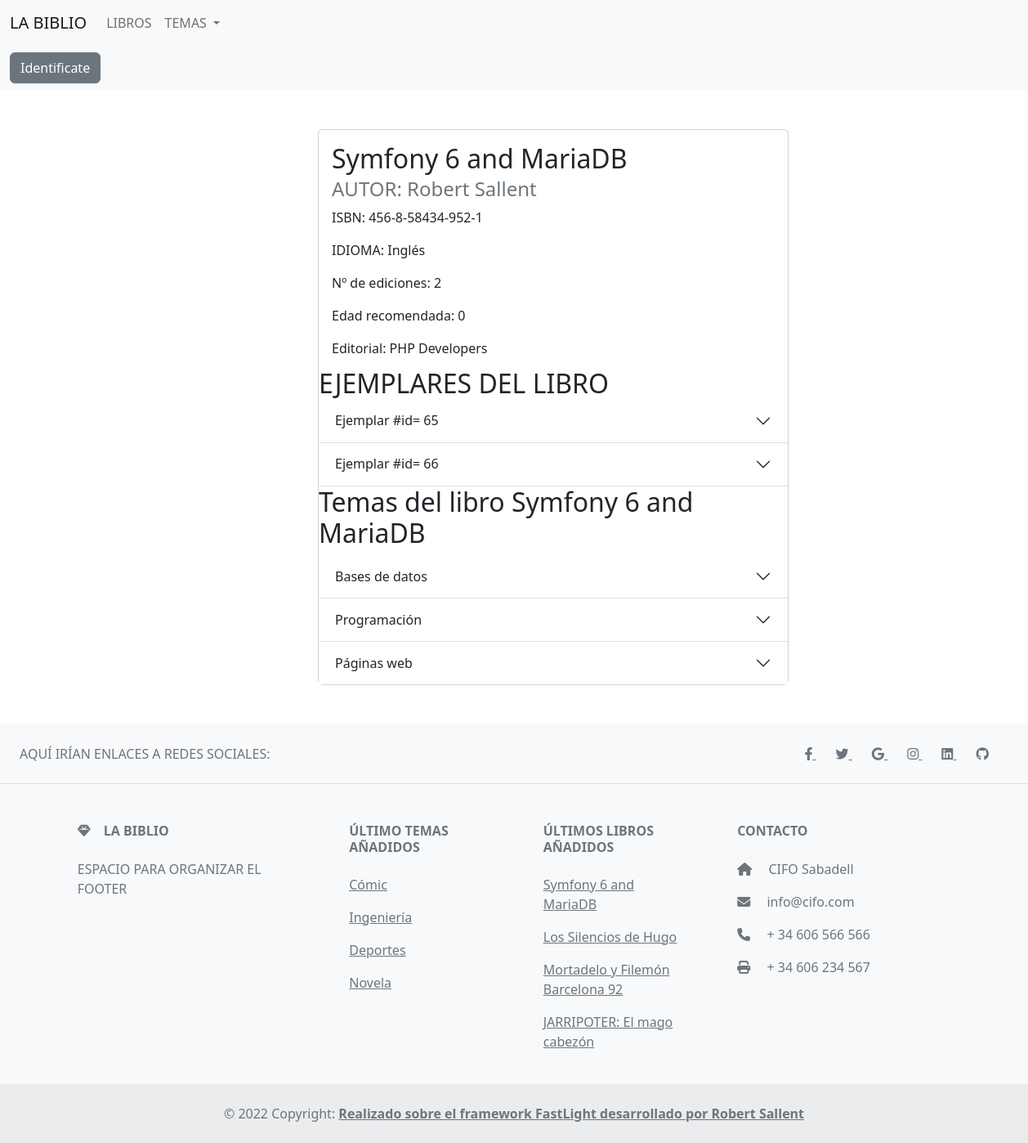
The page /libro/show/30 on the database its author committed.
### tables this page shows
CREATE TABLE libros (
  id INT(11) NOT NULL AUTO_INCREMENT PRIMARY KEY,
  isbn CHAR(17) NOT NULL UNIQUE KEY,
  titulo VARCHAR(64) NOT NULL,
  editorial VARCHAR(64) NOT NULL,
  idioma VARCHAR(64) NOT NULL DEFAULT 'Castellano',
  autor VARCHAR(256) NOT NULL,
  ediciones INT(11) NOT NULL DEFAULT 1,
  edadrecomendada INT DEFAULT 0
);

CREATE TABLE ejemplares (
  id INT(11) NOT NULL AUTO_INCREMENT PRIMARY KEY,
  idlibro INT(11) NOT NULL,
  anyo INT(11) NOT NULL COMMENT 'Año de edición',
  edicion INT(11) NOT NULL DEFAULT 1 COMMENT 'Número de edición',
  precio FLOAT NOT NULL DEFAULT 0,

   
  FOREIGN KEY (idlibro) REFERENCES libros(id) 
	ON UPDATE CASCADE ON DELETE CASCADE
);

CREATE TABLE temas (
  id INT(11) NOT NULL AUTO_INCREMENT PRIMARY KEY,
  tema VARCHAR(256) NOT NULL,
  descripcion TEXT NOT NULL
);

### views/libro/detalles.php (the view, shortened to what the rows shown need)
<?php
Basic::getHead('TODOS LOS LIBROS');
?>
<div class="container-fluid m-5">
    <div class="card mx-auto" style="width: 36rem;">
        <div class="card-body">
            <h2 class="card-title h2"><?php echo "$libro->titulo"; ?></h2>
            <h4 class="card-subtitle mb-2 text-muted h4">AUTOR: <?php echo "$libro->autor" ?></h4>
            <p class="card-text">ISBN: <?php echo "$libro->isbn " ?>
            <p class="card-text">IDIOMA: <?php echo "$libro->idioma" ?></p>
            <p class="card-text">Nº de ediciones: <?php echo "$libro->ediciones" ?></p>
            <p class="card-text">Edad recomendada: <?php echo "$libro->edadrecomendada" ?></p>
            <p class="card-text">Editorial: <?php echo "$libro->editorial" ?></p>
        </div>
        <?php
        if ($ejemplares) {
            echo "<h2 class='card-subtitle h2'>EJEMPLARES DEL LIBRO</h2>";
            echo "<div class='accordion accordion-flush' id='accordionFlushExample'>";
            foreach ($ejemplares as $ejemplar) {
                $ejemplar->getEstadoEjemplar($ejemplar->id);
                echo "<div class='accordion-item'>
                <h2 class='accordion-header' id='flush-heading$ejemplar->edicion$ejemplar->id'>
                    <button class='accordion-button collapsed' type='button' data-bs-toggle='collapse' data-bs-target='#flush-collapse$ejemplar->edicion$ejemplar->id' aria-expanded='false' aria-controls='flush-collapse$ejemplar->edicion$ejemplar->id'>
                        Ejemplar #id= $ejemplar->id
                    </button>
                    <div class='modal fade' id='destroyEjemplar$ejemplar->id' tabindex='-1' aria-labelledby='destroyEjemplarLabel' aria-hidden='true'>
                        <div class='modal-dialog'>
                        <div class='modal-content'>
                            <div class='modal-header'>
                            <h5 class='modal-title' id='destroyEjemplarLabel$ejemplar->id'>Vas a borrar el ejemplar # $ejemplar->id del libro $libro->titulo </h5>
                            <button type='button' class='btn-close' data-bs-dismiss='modal' aria-label='Close'></button>
                            </div>
                            <div class='modal-body'>
                            <h5 class='modal-title' id='destroyEjemplarLabel$ejemplar->id'>Esta acción es irreversible, ¿estás seguro? </h5>
                            <form action='/ejemplar/destroy/$ejemplar->id' method='post' onsubmit='alertToast();'>
                                <input type='hidden' class='form-control' name='id' value='$ejemplar->id' >
                            </div>
                            <div class='modal-footer'>
                                <button type='button' class='btn btn-secondary' data-bs-dismiss='modal'>Cerrar</button>
                                <button type='submit' class='btn btn-danger mx-auto' data-bs-toggle='modal' data-bs-target='#destroyEjemplar$ejemplar->id'>BORRAR EJEMPLAR</button>
                            </div>
                            </form>
                        </div>
                        </div>
                    </div>
                </h2>
                <div id='flush-collapse$ejemplar->edicion$ejemplar->id' class='accordion-collapse collapse' aria-labelledby='flush-heading$ejemplar->edicion$ejemplar->id' data-bs-parent='#accordionFlushExample'>
                    <div class='accordion-body'>Precio: <code>$ejemplar->precio €</code> Año: $ejemplar->anyo Edición: $ejemplar->edicion </div>";
                echo "</div>
            </div>";
            }
        } else {
            echo "<h3>No tenemos ejemplares de este Libro</h3>";
        }
        ?>
        <h2 class="h2">Temas del libro <?php echo "$libro->titulo" ?></h2>
        <?php
        if ($temasLibro) {
            echo "<div class='accordion accordion-flush' id='accordionFlushExample'>";
            foreach ($temasLibro as $temaLibro) {
                echo "<div class='accordion-item'>
                <h2 class='accordion-header' id='flush-heading$temaLibro->id'>
                    <button class='accordion-button collapsed' type='button' data-bs-toggle='collapse' data-bs-target='#flush-collapse$temaLibro->id' aria-expanded='false' aria-controls='flush-collapse$temaLibro->id'>
                    $temaLibro->tema
                </button>
                </h2>
                <div id='flush-collapse$temaLibro->id' class='accordion-collapse collapse' aria-labelledby='flush-heading$temaLibro->id' data-bs-parent='#accordionFlushExample'>
                    <div class='accordion-body'>Descripción: $temaLibro->descripcion </div>
                </div>
            </div>";
            }
        } else {
            echo "No tenemos Temas de este Libro";
        }
        ?>
    </div>
</div>
</div>
</div>
<?php
Basic::getFooter();
?>

### templates/Basic.php (shortened to what the rows shown need)
<?php
class Basic {
    public static function getHead( $page = ''){ ?>
              <!DOCTYPE html>
                <html lang='es'>
                    <head>
                        <link href="https://cdn.jsdelivr.net/npm/bootstrap@5.2.1/dist/css/bootstrap.min.css" rel="stylesheet">
                        <link rel="stylesheet" type="text/css" href="https://cdn.datatables.net/1.12.1/css/jquery.dataTables.css">
                        <link rel="stylesheet" href="https://cdnjs.cloudflare.com/ajax/libs/font-awesome/6.2.0/css/all.min.css" />
                    </head>
                    <body>
    <?php
    }
    public static function getHeader(){?>
    <?php }
    public static function getFooter( ){
        echo '
        <footer class="text-center text-lg-start bg-light text-muted">
          <section class="d-flex justify-content-center justify-content-lg-between p-4 border-bottom">
            <div class="me-5 d-none d-lg-block">
              <span>AQUÍ IRÍAN ENLACES A REDES SOCIALES:</span>
            </div>
            <div>
              <a href="" class="me-4 text-reset">
                <i class="fab fa-facebook-f"></i>
              </a>
              <a href="" class="me-4 text-reset">
                <i class="fab fa-twitter"></i>
              </a>
              <a href="" class="me-4 text-reset">
                <i class="fab fa-google"></i>
              </a>
              <a href="" class="me-4 text-reset">
                <i class="fab fa-instagram"></i>
              </a>
              <a href="" class="me-4 text-reset">
                <i class="fab fa-linkedin"></i>
              </a>
              <a href="" class="me-4 text-reset">
                <i class="fab fa-github"></i>
              </a>
            </div>
          </section>
          <section class="">
            <div class="container text-center text-md-start mt-5">
              <div class="row mt-3">
                <div class="col-md-3 col-lg-4 col-xl-3 mx-auto mb-4">
                  <h6 class="text-uppercase fw-bold mb-4">
                    <i class="fas fa-gem me-3"></i>LA BIBLIO
                  </h6>
                  <p>
                   ESPACIO PARA ORGANIZAR EL FOOTER
                  </p>
                </div>
                <div class="col-md-2 col-lg-2 col-xl-2 mx-auto mb-4">
                  <h6 class="text-uppercase fw-bold mb-4">
                    ÚLTIMO TEMAS AÑADIDOS
                  </h6>';
                  $temas = Tema::getFourLastAdded();
                  foreach ($temas as $tema){
                    echo "<p>
                            <a href='/libro/tema/$tema->id' class='text-reset'>$tema->tema</a>
                          </p>";
                  }
                  echo '
                </div>
                <div class="col-md-3 col-lg-2 col-xl-2 mx-auto mb-4">
                  <h6 class="text-uppercase fw-bold mb-4">
                    ÚLTIMOS LIBROS AÑADIDOS
                  </h6>'
                  ;
                  $libros = Libro::getFourLastAdded();
                  foreach ($libros as $libro){
                    echo "<p>
                            <a href='/libro/show/$libro->id' class='text-reset'>$libro->titulo</a>
                          </p>";
                  }
                  echo '
                </div>
                <div class="col-md-4 col-lg-3 col-xl-3 mx-auto mb-md-0 mb-4">
                  <h6 class="text-uppercase fw-bold mb-4">Contacto</h6>
                  <p><i class="fas fa-home me-3"></i> CIFO Sabadell</p>
                  <p>
                    <i class="fas fa-envelope me-3"></i>
                    info@cifo.com
                  </p>
                  <p><i class="fas fa-phone me-3"></i> + 34 606 566 566</p>
                  <p><i class="fas fa-print me-3"></i> + 34 606 234 567</p>
                </div>
              </div>
            </div>
          </section>
          <div class="text-center p-4" style="background-color: rgba(0, 0, 0, 0.05);">
            © 2022 Copyright:
            <a class="text-reset fw-bold" href="https://packagist.org/packages/robertsallent/fastlight">Realizado sobre el framework FastLight desarrollado por Robert Sallent</a>
          </div>
        </footer>
        </body>
        </html>
        ';
    }
}

### rows shown on the page
libros: titulo "Symfony 6 and MariaDB", autor "Robert Sallent", isbn "456-8-58434-952-1", idioma "Inglés", ediciones "2", edadrecomendada "0", editorial "PHP Developers"
ejemplares: id "65"
ejemplares: id "66"
temas: tema "Bases de datos"
temas: tema "Programación"
temas: tema "Páginas web"
temas: tema "Cómic"
temas: tema "Ingeniería"
temas: tema "Deportes"
temas: tema "Novela"
libros: titulo "Los Silencios de Hugo"
libros: titulo "Mortadelo y Filemón Barcelona 92"
libros: titulo "JARRIPOTER: El mago cabezón"
